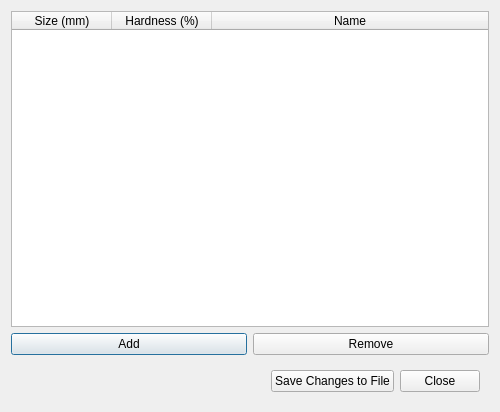
<?xml version="1.0" encoding="UTF-8"?>
<ui version="4.0">
 <class>ConditionDialog</class>
 <widget class="QDialog" name="ConditionDialog">
  <property name="geometry">
   <rect>
    <x>0</x>
    <y>0</y>
    <width>500</width>
    <height>412</height>
   </rect>
  </property>
  <property name="windowTitle">
   <string>Take Dialog</string>
  </property>
  <property name="windowIcon">
   <iconset resource="icons.qrc">
    <normaloff>:/icons/emblem-presentation.png</normaloff>:/icons/emblem-presentation.png</iconset>
  </property>
  <layout class="QVBoxLayout" name="verticalLayout_2">
   <item>
    <widget class="QWidget" name="widget_5" native="true">
     <layout class="QHBoxLayout" name="horizontalLayout_2">
      <property name="leftMargin">
       <number>0</number>
      </property>
      <property name="topMargin">
       <number>0</number>
      </property>
      <property name="rightMargin">
       <number>0</number>
      </property>
      <property name="bottomMargin">
       <number>0</number>
      </property>
      <item>
       <widget class="QWidget" name="widget_2" native="true">
        <layout class="QVBoxLayout" name="verticalLayout">
         <property name="leftMargin">
          <number>0</number>
         </property>
         <property name="topMargin">
          <number>0</number>
         </property>
         <property name="rightMargin">
          <number>0</number>
         </property>
         <property name="bottomMargin">
          <number>0</number>
         </property>
         <item>
          <widget class="QTableWidget" name="tableWidget">
           <property name="alternatingRowColors">
            <bool>true</bool>
           </property>
           <attribute name="horizontalHeaderStretchLastSection">
            <bool>true</bool>
           </attribute>
           <column>
            <property name="text">
             <string>Size (mm)</string>
            </property>
           </column>
           <column>
            <property name="text">
             <string>Hardness (%)</string>
            </property>
           </column>
           <column>
            <property name="text">
             <string>Name</string>
            </property>
           </column>
          </widget>
         </item>
         <item>
          <widget class="QWidget" name="widget" native="true">
           <layout class="QHBoxLayout" name="horizontalLayout">
            <property name="leftMargin">
             <number>0</number>
            </property>
            <property name="topMargin">
             <number>0</number>
            </property>
            <property name="rightMargin">
             <number>0</number>
            </property>
            <property name="bottomMargin">
             <number>0</number>
            </property>
            <item>
             <widget class="QPushButton" name="pushButton_2">
              <property name="text">
               <string>Add</string>
              </property>
              <property name="icon">
               <iconset resource="icons.qrc">
                <normaloff>:/icons/plus32.png</normaloff>:/icons/plus32.png</iconset>
              </property>
             </widget>
            </item>
            <item>
             <widget class="QPushButton" name="pushButton">
              <property name="text">
               <string>Remove</string>
              </property>
              <property name="icon">
               <iconset resource="icons.qrc">
                <normaloff>:/icons/minus32.png</normaloff>:/icons/minus32.png</iconset>
              </property>
              <property name="flat">
               <bool>false</bool>
              </property>
             </widget>
            </item>
           </layout>
          </widget>
         </item>
        </layout>
       </widget>
      </item>
     </layout>
    </widget>
   </item>
   <item>
    <widget class="QWidget" name="widget_4" native="true">
     <layout class="QHBoxLayout" name="horizontalLayout_3">
      <item>
       <spacer name="horizontalSpacer">
        <property name="orientation">
         <enum>Qt::Horizontal</enum>
        </property>
        <property name="sizeHint" stdset="0">
         <size>
          <width>40</width>
          <height>20</height>
         </size>
        </property>
       </spacer>
      </item>
      <item>
       <widget class="QPushButton" name="pushButton_4">
        <property name="text">
         <string>Save Changes to File</string>
        </property>
       </widget>
      </item>
      <item>
       <widget class="QPushButton" name="pushButton_3">
        <property name="text">
         <string>Close</string>
        </property>
       </widget>
      </item>
     </layout>
    </widget>
   </item>
  </layout>
 </widget>
 <resources>
  <include location="icons.qrc"/>
 </resources>
 <connections>
  <connection>
   <sender>pushButton_3</sender>
   <signal>clicked()</signal>
   <receiver>ConditionDialog</receiver>
   <slot>accept()</slot>
   <hints>
    <hint type="sourcelabel">
     <x>418</x>
     <y>383</y>
    </hint>
    <hint type="destinationlabel">
     <x>493</x>
     <y>360</y>
    </hint>
   </hints>
  </connection>
 </connections>
</ui>
